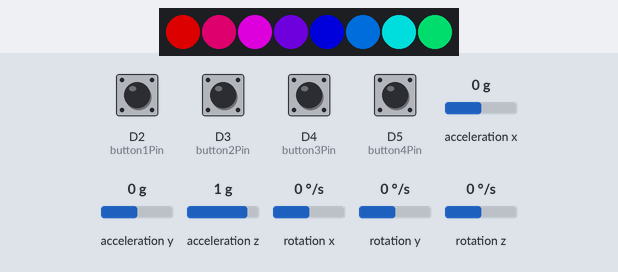
This sketch was run on a simulated Arduino MKR. Shown: 8 RGB LEDs in strip order, left to right. The test bench sets the inputs (shaded band); at power-on: D2 (button1Pin), D3 (button2Pin), D4 (button3Pin), D5 (button4Pin) HIGH, acceleration x 0 g, acceleration y 0 g, acceleration z 1 g, rotation x 0 °/s, rotation y 0 °/s, rotation z 0 °/s. Dim RGB values are drawn brighter than linear; a WiFi scan finds three made-up networks; random numbers use the default seed unless the sketch sets one; no MQTT or app messages arrive unless stated; not simulated (calls return 0 or success): arduino_secrets.h; what the sketch prints to the serial monitor is not drawn.

Above: at 10.6 s.
10.7 s: acceleration x set to -1.4 g
At 12.9 s:
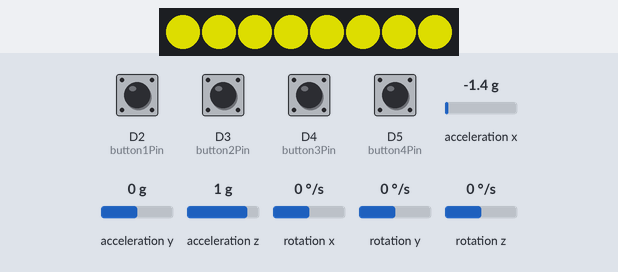
13.5 s: acceleration x set to 1.4 g
At 15.2 s:
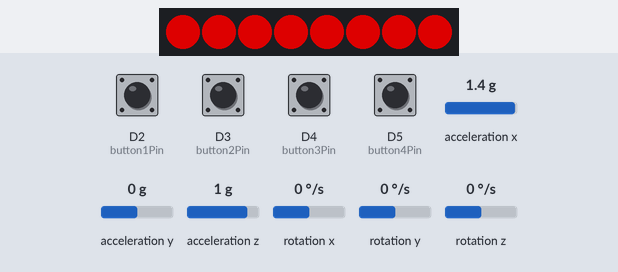
18.6 s: acceleration y set to -1.4 g
At 21.1 s:
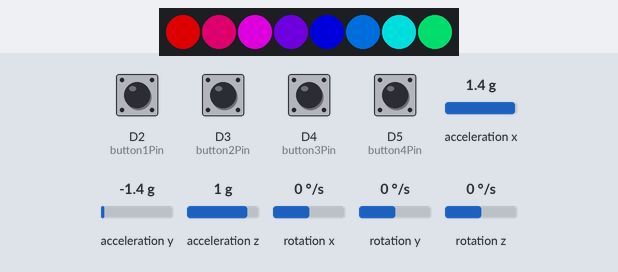
22.6 s: acceleration x set to -0.8 g
At 25.2 s:
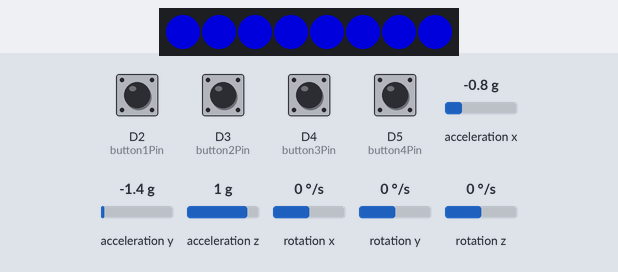
25.6 s: acceleration y set to 1.4 g
At 27.6 s:
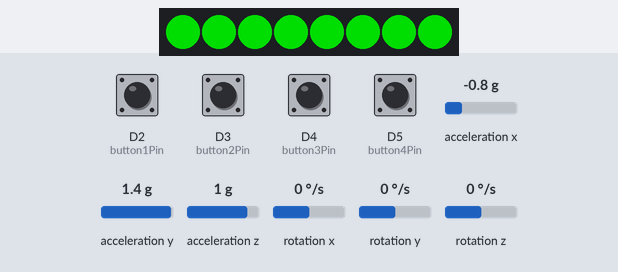
Timing chart, 0 to 29.1 s (numbered marks = the images above; inputs shaded):
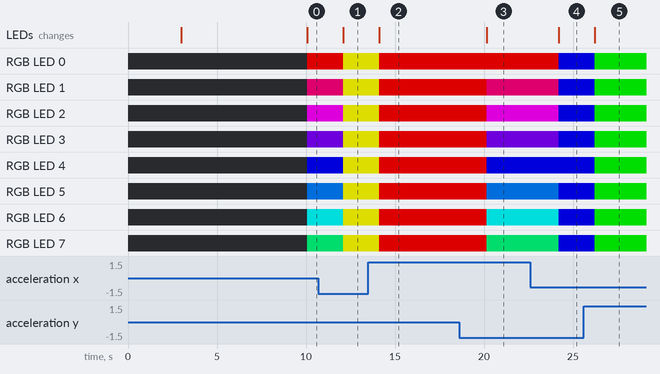

Measured:
- after the input at 10.7 s, RGB LED 0: RGB(150, 0, 0) → RGB(150, 150, 0) after 1.4 s; RGB LED 1: RGB(150, 0, 74) → RGB(150, 150, 0) after 1.4 s
- after the input at 13.5 s, RGB LED 0–7: RGB(150, 150, 0) → RGB(150, 0, 0) after 0.62 s; the LEDs: change after 0.62 s (image 2)
- after the input at 18.6 s, RGB LED 1: RGB(150, 0, 0) → RGB(150, 0, 74) after 1.6 s; RGB LED 2: RGB(150, 0, 0) → RGB(150, 0, 150) after 1.6 s; RGB LED 3: RGB(150, 0, 0) → RGB(74, 0, 150) after 1.6 s; RGB LED 4: RGB(150, 0, 0) → RGB(0, 0, 150) after 1.6 s; RGB LED 5: RGB(150, 0, 0) → RGB(0, 74, 150) after 1.6 s; the LEDs: change after 1.6 s (image 3)
- after the input at 22.6 s, RGB LED 0: RGB(150, 0, 0) → RGB(0, 0, 150) after 1.6 s; RGB LED 1: RGB(150, 0, 74) → RGB(0, 0, 150) after 1.6 s; RGB LED 2: RGB(150, 0, 150) → RGB(0, 0, 150) after 1.6 s; RGB LED 3: RGB(74, 0, 150) → RGB(0, 0, 150) after 1.6 s; RGB LED 5: RGB(0, 74, 150) → RGB(0, 0, 150) after 1.6 s; the LEDs: change after 1.6 s (image 4)
- after the input at 25.6 s, RGB LED 0–7: RGB(0, 0, 150) → RGB(0, 150, 0) after 0.61 s; the LEDs: change after 0.61 s (image 5)

The sketch:

TheCube.ino
```cpp
#include <Wire.h>
#include <Adafruit_GFX.h>
#include <WiFiNINA.h>
#include <PubSubClient.h>
#include <utility/wifi_drv.h>   // library to drive the RGB LED on the MKR1010
#include <Wire.h>
#include <Adafruit_GFX.h>
#include <Adafruit_SSD1306.h>
#include <MPU6050_tockn.h>

#include "arduino_secrets.h"
#include <Adafruit_NeoPixel.h>

#define PIN 6
#define NUMPIXELS 8
#define DELAYVAL 500

Adafruit_NeoPixel pixels(NUMPIXELS, PIN);

/*
**** Please enter your sensitive data in the Secret tab/arduino_secrets.h
**** using the format below

#define SECRET_SSID "ssid name"
#define SECRET_PASS "ssid password"
#define SECRET_MQTTUSER "user name - eg student"
#define SECRET_MQTTPASS "password";
 */

const char* ssid          = SECRET_SSID;
const char* password      = SECRET_PASS;
const char* mqtt_username = SECRET_MQTTUSER;
const char* mqtt_password = SECRET_MQTTPASS;
const char* mqtt_server = "mqtt.cetools.org";
const int mqtt_port = 1884;
int status = WL_IDLE_STATUS;     // the Wifi radio's status
int lightsatus = 0;

// Define button pins
const int button1Pin = 2; // Button 1 connected to D2
const int button2Pin = 3; // Button 2 connected to D3
const int button3Pin = 4; // Button 3 connected to D4
const int button4Pin = 5; // Button 4 connected to D5

// Button count variables
int button1Count = 0;
int button2Count = 0;
int button3Count = 0;
int button4Count = 0;

// Last button state
bool lastButton1State = HIGH;
bool lastButton2State = HIGH;
bool lastButton3State = HIGH;
bool lastButton4State = HIGH;

MPU6050 mpu6050(Wire);

struct gyro{
  float posX;
  float posY;
  float posZ;
};

gyro LatestPos;

struct RGBValue{
  int Red;
  int Blue;
  int Green;
  int clrstatus;
};

RGBValue Colors;
RGBValue Rainbow[12] = {
  {255, 0, 0, 5},       // Red
  {255, 127, 0, 5},     // Orange
  {255, 255, 0, 5},     // Yellow
  {127, 255, 0, 5},     // Yellow-green
  {0, 255, 0, 5},       // Green
  {0, 255, 127, 5},     // Cyan-green
  {0, 255, 255, 5},     // Cyan
  {0, 127, 255, 5},     // Blue
  {0, 0, 255, 5},       // Indigo
  {127, 0, 255, 5},     // Violet
  {255, 0, 255, 5},     // Magenta
  {255, 0, 127, 5}      // Red-violet
};

WiFiServer server(80);
WiFiClient wificlient;

WiFiClient mkrClient;
PubSubClient client(mkrClient);

// Edit this for the light you are connecting to
char mqtt_topic_demo[] = "student/CASA0014/light/2/pixel/";

void setup() {
  // Start the serial monitor to show output
  Serial.begin(115200);
  delay(1000);

  // Set button pins to input mode and enable internal pull-up resistors
  pinMode(button1Pin, INPUT_PULLUP);
  pinMode(button2Pin, INPUT_PULLUP);
  pinMode(button3Pin, INPUT_PULLUP);
  pinMode(button4Pin, INPUT_PULLUP);

  WiFi.setHostname("Lumina ucjtdjw");
  startWifi();
  client.setServer(mqtt_server, mqtt_port);
  pixels.begin();
  pixels.setBrightness(150); // Set brightness, range from 0 (darkest) to 255 (brightest)

  while (!Serial);

  // Initialize I2C communication
  Wire.begin();
  mpu6050.begin();
  mpu6050.calcGyroOffsets(true);

  Serial.println("setup complete");
}

void loop() {

  // We need to make sure the Arduino is still connected to the MQTT broker
  // Otherwise, we will not receive any messages
  if (!client.connected()) {
    reconnectMQTT();
  }

  // We also need to make sure we are connected to the Wi-Fi
  // Otherwise, it will be impossible to connect to MQTT!
  if (WiFi.status() != WL_CONNECTED){
    startWifi();
  }

  // Check for messages from the broker and ensure that any outgoing messages are sent.
  client.loop();

  mpu6050.update();
  colorUpdate();

  buttonpress();
  //sendsinglepxmqtt();
  //sendgroupmqtt();
  Serial.println("sent a message");
  //delay(100);
  //delay(100);

}

void resetLight(){
  char mqtt_message[100];
  char mqtt_topic_gothrough[] = "student/CASA0014/light/1/pixel/";
  for(int j = 1; j < 53; j++){
      sprintf(mqtt_topic_gothrough, "student/CASA0014/light/%d/all/",j);
      for(int i = 0; i < 12; i++){
        sprintf(mqtt_message, "{\"method\": \"clear\"}");
        //sprintf(mqtt_message, "{\"pixelid\": %d, \"R\": 255, \"G\": 0, \"B\": 0, \"W\": 0}", i);

        Serial.println(mqtt_topic_gothrough);
        Serial.println(mqtt_message);

        if (client.publish(mqtt_topic_gothrough, mqtt_message)) {
          Serial.println("Message published");
        } else {
          Serial.println("Failed to publish message");
        }
      }
  }
}

void buttonpress() {
  // Read button states
  bool button1State = digitalRead(button1Pin) == LOW;
  bool button2State = digitalRead(button2Pin) == LOW;
  bool button3State = digitalRead(button3Pin) == LOW;
  bool button4State = digitalRead(button4Pin) == LOW;

  // Detect button 1's state change (from not pressed to pressed)
  if (button1State && !lastButton1State) {
    if (button1Count == 0){
      button1Count++;
    } else if (button1Count == 1){
      button1Count = 0;
    }
  }

  // Detect button 2's state change
  if (button2State && !lastButton2State) {
    button2Count++;
    resetLight();
  }

  // Detect button 3's state change
  if (button3State && !lastButton3State) {
    button3Count++;
  }

  // Detect button 4's state change
  if (button4State && !lastButton4State) {
    button4Count++;
  }

  // Update the last button state
  lastButton1State = button1State;
  lastButton2State = button2State;
  lastButton3State = button3State;
  lastButton4State = button4State;

  if (button1Count == 0){
    sendsinglepxmqtt();
  } else if (button1Count == 1){
    sendgroupmqtt();
  }

  // Print button state and count to the serial monitor
  Serial.print("Button 1: ");
  Serial.print(button1State ? "Pressed" : "Released");
  Serial.print(" (Count: ");
  Serial.print(button1Count);
  Serial.print(") | Button 2: ");
  Serial.print(button2State ? "Pressed" : "Released");
  Serial.print(" (Count: ");
  Serial.print(button2Count);
  Serial.print(") | Button 3: ");
  Serial.print(button3State ? "Pressed" : "Released");
  Serial.print(" (Count: ");
  Serial.print(button3Count);
  Serial.print(") | Button 4: ");
  Serial.print(button4State ? "Pressed" : "Released");
  Serial.print(" (Count: ");
  Serial.print(button4Count);
  Serial.println(")");
}


void sendgroupmqtt(){
  // send a message to update the light
  char mqtt_message[100];
  char mqtt_topic_gothrough[] = "student/CASA0014/light/1/pixel/";

  if (lightsatus != Colors.clrstatus)
  {
    for(int j = 1; j < 53; j++){
      sprintf(mqtt_topic_gothrough, "student/CASA0014/light/%d/pixel/",j);
      for(int i = 0; i < 12; i++){
        sprintf(mqtt_message, "{\"pixelid\": %d, \"R\": %d, \"G\": %d, \"B\": %d, \"W\": 0}", i, Colors.Red, Colors.Green, Colors.Blue);
        //sprintf(mqtt_message, "{\"pixelid\": %d, \"R\": 255, \"G\": 0, \"B\": 0, \"W\": 0}", i);

        Serial.println(mqtt_topic_gothrough);
        Serial.println(mqtt_message);


        if (client.publish(mqtt_topic_gothrough, mqtt_message)) {
          Serial.println("Message published");
        } else {
          Serial.println("Failed to publish message");
        }
      }
      pixels.clear();
      for(int i=0; i<NUMPIXELS; i++) {
        pixels.setPixelColor(i, Colors.Red, Colors.Green, Colors.Blue);
        pixels.show();
      }
      lightsatus = Colors.clrstatus;
    }
  }
}

void sendsinglepxmqtt(){

  // send a message to update the light
  char mqtt_message[100];

  if (lightsatus != Colors.clrstatus)
  {
    for(int i = 0; i < 12; i++){
      sprintf(mqtt_message, "{\"pixelid\": %d, \"R\": %d, \"G\": %d, \"B\": %d, \"W\": 0}", i, Colors.Red, Colors.Green, Colors.Blue);
      //sprintf(mqtt_message, "{\"pixelid\": %d, \"R\": 255, \"G\": 0, \"B\": 0, \"W\": 0}", i);

      Serial.println(mqtt_topic_demo);
      Serial.println(mqtt_message);


      if (client.publish(mqtt_topic_demo, mqtt_message)) {
        Serial.println("Message published");
      } else {
        Serial.println("Failed to publish message");
      }
    }
    pixels.clear();
    for(int i=0; i<NUMPIXELS; i++) {
      pixels.setPixelColor(i, Colors.Red, Colors.Green, Colors.Blue);
      pixels.show();
    }
    lightsatus = Colors.clrstatus;
  }
}

void startWifi(){

  // check for the WiFi module:
  if (WiFi.status() == WL_NO_MODULE) {
    Serial.println("Communication with WiFi module failed!");
    // don't continue
    while (true);
  }
  String fv = WiFi.firmwareVersion();
  if (fv < WIFI_FIRMWARE_LATEST_VERSION) {
    Serial.println("Please upgrade the firmware");
  }

  // Function for connecting to a WiFi network
  // is looking for UCL_IoT and a back up network (usually a home one!)
  int n = WiFi.scanNetworks();
  Serial.println("Scan done");
  if (n == 0) {
    Serial.println("no networks found");
  } else {
    Serial.print(n);
    Serial.println(" networks found");
    // loop through all the networks and if you find UCL_IoT or the backup - ssid1
    // then connect to wifi
    Serial.print("Trying to connect to: ");
    Serial.println(ssid);
    for (int i = 0; i < n; ++i){
      String availablessid = WiFi.SSID(i);
      // Primary network
      if (availablessid.equals(ssid)) {
        Serial.print("Connecting to ");
        Serial.println(ssid);
        WiFi.begin(ssid, password);
        while (WiFi.status() != WL_CONNECTED) {
          delay(600);
          Serial.print(".");
        }
        if (WiFi.status() == WL_CONNECTED) {
          Serial.println("Connected to " + String(ssid));
          break; // Exit the loop if connected
        } else {
          Serial.println("Failed to connect to " + String(ssid));
        }
      } else {
        Serial.print(availablessid);
        Serial.println(" - this network is not in my list");
      }

    }
  }


  Serial.println("");
  Serial.println("WiFi connected");
  Serial.print("IP address: ");
  Serial.println(WiFi.localIP());

}

void reconnectMQTT() {
  if (WiFi.status() != WL_CONNECTED){
    startWifi();
  } else {
    //Serial.println(WiFi.localIP());
  }

  // Loop until we're reconnected
  while (!client.connected()) {    // while not (!) connected....
    Serial.print("Attempting MQTT connection...");
    // Create a random client ID
    String clientId = "LuminaSelector";
    clientId += String(random(0xffff), HEX);

    // Attempt to connect
    if (client.connect(clientId.c_str(), mqtt_username, mqtt_password)) {
      Serial.println("connected");
      // ... and subscribe to messages on broker
    } else {
      Serial.print("failed, rc=");
      Serial.print(client.state());
      Serial.println(" try again in 5 seconds");
      // Wait 5 seconds before retrying
      delay(5000);
    }
  }
}

void callback(char* topic, byte* payload, int length) {
  // Handle incoming messages
  Serial.print("Message arrived [");
  Serial.print(topic);
  Serial.print("]: ");
  for (int i = 0; i < length; i++) {
    Serial.print((char)payload[i]);
  }
  Serial.println();

}

void colorUpdate(){
  mpu6050.update();

  LatestPos.posX = mpu6050.getAngleX();
  LatestPos.posY = mpu6050.getAngleY();
  LatestPos.posZ = mpu6050.getAngleZ();

  if (LatestPos.posX >= -45 & LatestPos.posX < 45)
  {
    if(LatestPos.posY >= 45 & LatestPos.posY <= 90)
    {
      Colors.Red = 255;
      Colors.Green = 255;
      Colors.Blue = 0;
      Colors.clrstatus = 4;
    }else if (LatestPos.posY >= -45 & LatestPos.posY <= 45){
      if (lightsatus != 5){
        char mqtt_message[100];
        char mqtt_topic_gothrough[] = "student/CASA0014/light/1/pixel/";

        if (button1Count == 0){
          for(int i = 0; i < 12; i++){
            sprintf(mqtt_message, "{\"pixelid\": %d, \"R\": %d, \"G\": %d, \"B\": %d, \"W\": 0}", i, Rainbow[i].Red, Rainbow[i].Green, Rainbow[i].Blue);
            //sprintf(mqtt_message, "{\"pixelid\": %d, \"R\": 255, \"G\": 0, \"B\": 0, \"W\": 0}", i);

            Serial.println(mqtt_topic_demo);
            Serial.println(mqtt_message);


            if (client.publish(mqtt_topic_demo, mqtt_message)) {
              Serial.println("Message published");
            } else {
              Serial.println("Failed to publish message");
            }
          }
          pixels.clear();
          for(int i=0; i<NUMPIXELS; i++) {
            pixels.setPixelColor(i, Rainbow[i].Red, Rainbow[i].Green, Rainbow[i].Blue);
            pixels.show();
          }
          lightsatus = 5;
          Colors.clrstatus = 5;
        }else if (button1Count == 1){
          for(int j = 1; j < 53; j++){
            sprintf(mqtt_topic_gothrough, "student/CASA0014/light/%d/pixel/",j);
            for(int i = 0; i < 12; i++){
              sprintf(mqtt_message, "{\"pixelid\": %d, \"R\": %d, \"G\": %d, \"B\": %d, \"W\": 0}", i, Rainbow[i].Red, Rainbow[i].Green, Rainbow[i].Blue);
              //sprintf(mqtt_message, "{\"pixelid\": %d, \"R\": 255, \"G\": 0, \"B\": 0, \"W\": 0}", i);

              Serial.println(mqtt_topic_gothrough);
              Serial.println(mqtt_message);


              if (client.publish(mqtt_topic_gothrough, mqtt_message)) {
                Serial.println("Message published");
              } else {
                Serial.println("Failed to publish message");
              }
            }
            pixels.clear();
            for(int i=0; i<NUMPIXELS; i++) {
              pixels.setPixelColor(i, Rainbow[i].Red, Rainbow[i].Green, Rainbow[i].Blue);
              pixels.show();
            }
            lightsatus = 5;
            Colors.clrstatus = 5;
          }
        }
      }
    }else if(LatestPos.posY >= -135 & LatestPos.posY < -45){
      Colors.Red = 255;
      Colors.Green = 0;
      Colors.Blue = 0;
      Colors.clrstatus = 1;
    }

  }else if(LatestPos.posX >= 45 & LatestPos.posX < 135){
    Colors.Red = 0;
    Colors.Green = 255;
    Colors.Blue = 0;
    Colors.clrstatus = 2;
  }else if (LatestPos.posX >= -135 & LatestPos.posX < -45){
    Colors.Red = 0;
    Colors.Green = 0;
    Colors.Blue = 255;
    Colors.clrstatus = 3;
  }else{
    Colors.Red = 255;
    Colors.Green = 255;
    Colors.Blue = 0;
    Colors.clrstatus = 4;
  }
  Serial.print("angleX : ");
  Serial.print(mpu6050.getAngleX());
  Serial.print("\tangleY : ");
  Serial.print(mpu6050.getAngleY());
  Serial.print("\tangleZ : ");
  Serial.println(mpu6050.getAngleZ());
  Serial.print("R: ");
  Serial.print(Colors.Red);
  Serial.print("\tG: ");
  Serial.print(Colors.Green);
  Serial.print("\tB : ");
  Serial.println(Colors.Blue);
  //delay(1500);
}
```
